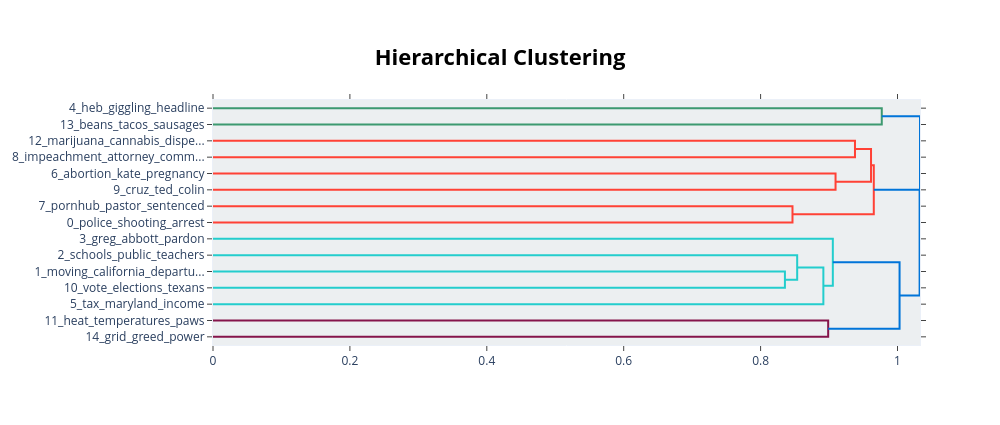

Source (notebook cell):
### Code cell
texas_fig_hierarchy = models['texas'].visualize_hierarchy()
texas_fig_hierarchy.show()

### Figure 1 — Plotly figure (JSON) as saved in the notebook; plotly's stock layout.template omitted (floating-point values rounded to 4 significant figures)
{"data": [{"hoverinfo": "text", "marker": {"color": "rgb(61,153,112)"}, "mode": "lines", "type": "scatter", "x": [0, 0.977, 0.977, 0], "xaxis": "x", "y": [-5, -5, -15, -15], "yaxis": "y"}, {"hoverinfo": "text", "marker": {"color": "rgb(255,65,54)"}, "mode": "lines", "type": "scatter", "x": [0, 0.9379, 0.9379, 0], "xaxis": "x", "y": [-25, -25, -35, -35], "yaxis": "y"}, {"hoverinfo": "text", "marker": {"color": "rgb(255,65,54)"}, "mode": "lines", "type": "scatter", "x": [0, 0.9095, 0.9095, 0], "xaxis": "x", "y": [-45, -45, -55, -55], "yaxis": "y"}, {"hoverinfo": "text", "marker": {"color": "rgb(255,65,54)"}, "mode": "lines", "type": "scatter", "x": [0.9379, 0.9613, 0.9613, 0.9095], "xaxis": "x", "y": [-30, -30, -50, -50], "yaxis": "y"}, {"hoverinfo": "text", "marker": {"color": "rgb(255,65,54)"}, "mode": "lines", "type": "scatter", "x": [0, 0.8466, 0.8466, 0], "xaxis": "x", "y": [-65, -65, -75, -75], "yaxis": "y"}, {"hoverinfo": "text", "marker": {"color": "rgb(255,65,54)"}, "mode": "lines", "type": "scatter", "x": [0.9613, 0.9654, 0.9654, 0.8466], "xaxis": "x", "y": [-40, -40, -70, -70], "yaxis": "y"}, {"hoverinfo": "text", "marker": {"color": "rgb(35,205,205)"}, "mode": "lines", "type": "scatter", "x": [0, 0.8355, 0.8355, 0], "xaxis": "x", "y": [-105, -105, -115, -115], "yaxis": "y"}, {"hoverinfo": "text", "marker": {"color": "rgb(35,205,205)"}, "mode": "lines", "type": "scatter", "x": [0, 0.8534, 0.8534, 0.8355], "xaxis": "x", "y": [-95, -95, -110, -110], "yaxis": "y"}, {"hoverinfo": "text", "marker": {"color": "rgb(35,205,205)"}, "mode": "lines", "type": "scatter", "x": [0.8534, 0.8917, 0.8917, 0], "xaxis": "x", "y": [-102.5, -102.5, -125, -125], "yaxis": "y"}, {"hoverinfo": "text", "marker": {"color": "rgb(35,205,205)"}, "mode": "lines", "type": "scatter", "x": [0, 0.9055, 0.9055, 0.8917], "xaxis": "x", "y": [-85, -85, -113.8, -113.8], "yaxis": "y"}, {"hoverinfo": "text", "marker": {"color": "rgb(133,20,75)"}, "mode": "lines", "type": "scatter", "x": [0, 0.8987, 0.8987, 0], "xaxis": "x", "y": [-135, -135, -145, -145], "yaxis": "y"}, {"hoverinfo": "text", "marker": {"color": "rgb(0,116,217)"}, "mode": "lines", "type": "scatter", "x": [0.9055, 1.003, 1.003, 0.8987], "xaxis": "x", "y": [-99.38, -99.38, -140, -140], "yaxis": "y"}, {"hoverinfo": "text", "marker": {"color": "rgb(0,116,217)"}, "mode": "lines", "type": "scatter", "x": [0.9654, 1.032, 1.032, 1.003], "xaxis": "x", "y": [-55, -55, -119.7, -119.7], "yaxis": "y"}, {"hoverinfo": "text", "marker": {"color": "rgb(0,116,217)"}, "mode": "lines", "type": "scatter", "x": [0.977, 1.033, 1.033, 1.032], "xaxis": "x", "y": [-10, -10, -87.34, -87.34], "yaxis": "y"}], "layout": {"autosize": false, "height": 425, "hoverlabel": {"bgcolor": "white", "font": {"family": "Rockwell", "size": 16}}, "hovermode": "closest", "plot_bgcolor": "#ECEFF1", "showlegend": false, "title": {"font": {"color": "Black", "size": 22}, "text": "<b>Hierarchical Clustering</b>", "x": 0.5, "xanchor": "center", "yanchor": "top"}, "width": 1000, "xaxis": {"mirror": "allticks", "rangemode": "tozero", "showgrid": false, "showline": true, "showticklabels": true, "ticks": "outside", "type": "linear", "zeroline": false}, "yaxis": {"mirror": "allticks", "range": [-150, 0], "rangemode": "tozero", "showgrid": false, "showline": true, "showticklabels": true, "tickmode": "array", "ticks": "outside", "ticktext": ["4_heb_giggling_headline", "13_beans_tacos_sausages", "12_marijuana_cannabis_dispe...", "8_impeachment_attorney_comm...", "6_abortion_kate_pregnancy", "9_cruz_ted_colin", "7_pornhub_pastor_sentenced", "0_police_shooting_arrest", "3_greg_abbott_pardon", "2_schools_public_teachers", "1_moving_california_departu...", "10_vote_elections_texans", "5_tax_maryland_income", "11_heat_temperatures_paws", "14_grid_greed_power"], "tickvals": [-5, -15, -25, -35, -45, -55, -65, -75, -85, -95, -105, -115, -125, -135, -145], "type": "linear", "zeroline": false}}}
